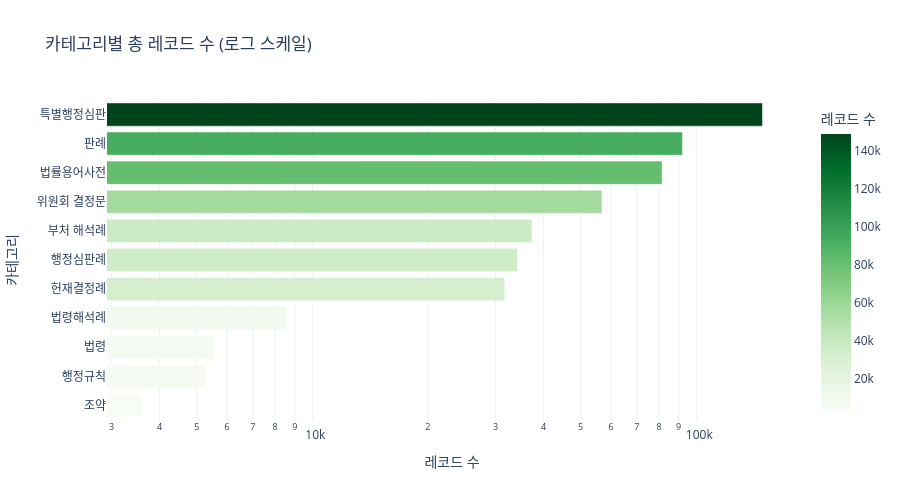

Notebook code for this chart:
### Code cell
# ── 카테고리별 레코드 수 바 차트 (로그 스케일) ────────────
df_cat_records = (
    df_inv.groupby(["category", "category_label"])
    .agg(total_records=("record_count", "sum"), file_count=("filename", "count"))
    .reset_index()
    .sort_values("total_records", ascending=True)
)

fig = px.bar(
    df_cat_records,
    x="total_records",
    y="category_label",
    orientation="h",
    title="카테고리별 총 레코드 수 (로그 스케일)",
    labels={"total_records": "레코드 수", "category_label": "카테고리"},
    hover_data=["file_count", "category"],
    color="total_records",
    color_continuous_scale="Greens",
    log_x=True,
)
fig.update_layout(height=500, showlegend=False)
fig.show()

### Figure 1 — Plotly figure (JSON) as saved in the notebook; plotly's stock layout.template omitted (floating-point values rounded to 4 significant figures)
{"data": [{"customdata": [[1, "treaty"], [1, "school"], [1, "law"], [1, "legislation"], [1, "constitutional"], [1, "administration"], [28, "cgm_expc"], [10, "committee"], [1, "law_term"], [1, "precedent"], [2, "special_tribunal"]], "hovertemplate": "레코드 수=%{marker.color}<br>카테고리=%{y}<br>file_count=%{customdata[0]}<br>category=%{customdata[1]}<extra></extra>", "legendgroup": "", "marker": {"color": [3589, 5258, 5548, 8597, 31718, 34254, 37325, 56802, 81488, 92055, 148778], "coloraxis": "coloraxis", "pattern": {"shape": ""}}, "name": "", "orientation": "h", "showlegend": false, "textposition": "auto", "type": "bar", "x": [3589, 5258, 5548, 8597, 31718, 34254, 37325, 56802, 81488, 92055, 148778], "xaxis": "x", "y": ["조약", "행정규칙", "법령", "법령해석례", "헌재결정례", "행정심판례", "부처 해석례", "위원회 결정문", "법률용어사전", "판례", "특별행정심판"], "yaxis": "y"}], "layout": {"barmode": "relative", "coloraxis": {"colorbar": {"title": {"text": "레코드 수"}}, "colorscale": [[0, "rgb(247,252,245)"], [0.125, "rgb(229,245,224)"], [0.25, "rgb(199,233,192)"], [0.375, "rgb(161,217,155)"], [0.5, "rgb(116,196,118)"], [0.625, "rgb(65,171,93)"], [0.75, "rgb(35,139,69)"], [0.875, "rgb(0,109,44)"], [1, "rgb(0,68,27)"]]}, "height": 500, "legend": {"tracegroupgap": 0}, "showlegend": false, "title": {"text": "카테고리별 총 레코드 수 (로그 스케일)"}, "xaxis": {"anchor": "y", "domain": [0, 1], "title": {"text": "레코드 수"}, "type": "log"}, "yaxis": {"anchor": "x", "domain": [0, 1], "title": {"text": "카테고리"}}}}
